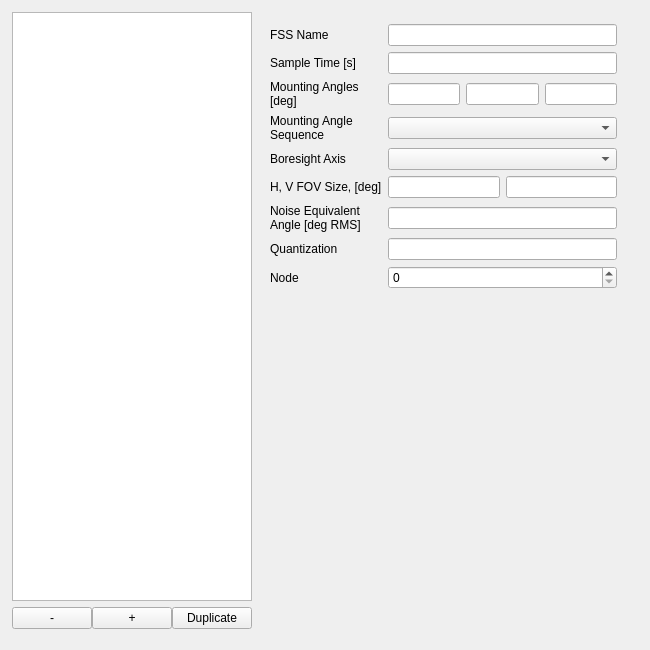
          <widget class="QWidget" name="fss">
           <attribute name="title">
            <string>FSS</string>
           </attribute>
           <widget class="QWidget" name="horizontalLayoutWidget_8">
            <property name="geometry">
             <rect>
              <x>0</x>
              <y>0</y>
              <width>641</width>
              <height>641</height>
             </rect>
            </property>
            <layout class="QHBoxLayout" name="horizontalLayout_68" stretch="0,0">
             <property name="leftMargin">
              <number>12</number>
             </property>
             <property name="topMargin">
              <number>12</number>
             </property>
             <property name="rightMargin">
              <number>12</number>
             </property>
             <property name="bottomMargin">
              <number>12</number>
             </property>
             <item>
              <layout class="QVBoxLayout" name="verticalLayout_18">
               <item>
                <layout class="QVBoxLayout" name="verticalLayout_19">
                 <item>
                  <widget class="QListWidget" name="spc_cur_fss_list"/>
                 </item>
                 <item>
                  <layout class="QHBoxLayout" name="horizontalLayout_47">
                   <property name="spacing">
                    <number>0</number>
                   </property>
                   <item>
                    <widget class="QPushButton" name="spc_cur_fss_remove">
                     <property name="text">
                      <string>-</string>
                     </property>
                    </widget>
                   </item>
                   <item>
                    <widget class="QPushButton" name="spc_cur_fss_add">
                     <property name="text">
                      <string>+</string>
                     </property>
                    </widget>
                   </item>
                   <item>
                    <widget class="QPushButton" name="spc_cur_fss_duplicate">
                     <property name="text">
                      <string>Duplicate</string>
                     </property>
                    </widget>
                   </item>
                  </layout>
                 </item>
                </layout>
               </item>
              </layout>
             </item>
             <item>
              <layout class="QGridLayout" name="gridLayout_11">
               <property name="leftMargin">
                <number>12</number>
               </property>
               <property name="topMargin">
                <number>12</number>
               </property>
               <property name="rightMargin">
                <number>12</number>
               </property>
               <property name="bottomMargin">
                <number>12</number>
               </property>
               <item row="6" column="0">
                <widget class="QLabel" name="label_90">
                 <property name="text">
                  <string>Noise Equivalent Angle [deg RMS]</string>
                 </property>
                 <property name="wordWrap">
                  <bool>true</bool>
                 </property>
                </widget>
               </item>
               <item row="4" column="1">
                <widget class="QComboBox" name="spc_cur_fss_boreaxis"/>
               </item>
               <item row="2" column="0">
                <widget class="QLabel" name="label_92">
                 <property name="text">
                  <string>Mounting Angles [deg]</string>
                 </property>
                 <property name="wordWrap">
                  <bool>true</bool>
                 </property>
                </widget>
               </item>
               <item row="1" column="0">
                <widget class="QLabel" name="label_91">
                 <property name="text">
                  <string>Sample Time [s]</string>
                 </property>
                </widget>
               </item>
               <item row="4" column="0">
                <widget class="QLabel" name="label_93">
                 <property name="text">
                  <string>Boresight Axis</string>
                 </property>
                 <property name="wordWrap">
                  <bool>true</bool>
                 </property>
                </widget>
               </item>
               <item row="3" column="1">
                <widget class="QComboBox" name="spc_cur_fss_mountseq"/>
               </item>
               <item row="6" column="1">
                <widget class="QLineEdit" name="spc_cur_fss_noiseang"/>
               </item>
               <item row="8" column="1">
                <widget class="QSpinBox" name="spc_cur_fss_node"/>
               </item>
               <item row="3" column="0">
                <widget class="QLabel" name="label_94">
                 <property name="text">
                  <string>Mounting Angle Sequence</string>
                 </property>
                 <property name="wordWrap">
                  <bool>true</bool>
                 </property>
                </widget>
               </item>
               <item row="7" column="0">
                <widget class="QLabel" name="label_83">
                 <property name="text">
                  <string>Quantization</string>
                 </property>
                 <property name="wordWrap">
                  <bool>true</bool>
                 </property>
                </widget>
               </item>
               <item row="2" column="1">
                <layout class="QHBoxLayout" name="horizontalLayout_48">
                 <item>
                  <widget class="QLineEdit" name="spc_cur_fss_mount_1"/>
                 </item>
                 <item>
                  <widget class="QLineEdit" name="spc_cur_fss_mount_2"/>
                 </item>
                 <item>
                  <widget class="QLineEdit" name="spc_cur_fss_mount_3"/>
                 </item>
                </layout>
               </item>
               <item row="5" column="0">
                <widget class="QLabel" name="label_87">
                 <property name="text">
                  <string>H, V FOV Size, [deg]</string>
                 </property>
                 <property name="wordWrap">
                  <bool>false</bool>
                 </property>
                </widget>
               </item>
               <item row="9" column="0">
                <spacer name="verticalSpacer_10">
                 <property name="orientation">
                  <enum>Qt::Vertical</enum>
                 </property>
                 <property name="sizeHint" stdset="0">
                  <size>
                   <width>20</width>
                   <height>40</height>
                  </size>
                 </property>
                </spacer>
               </item>
               <item row="8" column="0">
                <widget class="QLabel" name="label_78">
                 <property name="text">
                  <string>Node</string>
                 </property>
                </widget>
               </item>
               <item row="5" column="1">
                <layout class="QHBoxLayout" name="horizontalLayout_49">
                 <item>
                  <widget class="QLineEdit" name="spc_cur_fss_hfov"/>
                 </item>
                 <item>
                  <widget class="QLineEdit" name="spc_cur_fss_vfov"/>
                 </item>
                </layout>
               </item>
               <item row="7" column="1">
                <widget class="QLineEdit" name="spc_cur_fss_quant"/>
               </item>
               <item row="1" column="1">
                <widget class="QLineEdit" name="spc_cur_fss_samptime"/>
               </item>
               <item row="0" column="0">
                <widget class="QLabel" name="label_119">
                 <property name="text">
                  <string>FSS Name</string>
                 </property>
                </widget>
               </item>
               <item row="0" column="1">
                <widget class="QLineEdit" name="spc_cur_fss_name"/>
               </item>
              </layout>
             </item>
            </layout>
           </widget>
          </widget>
